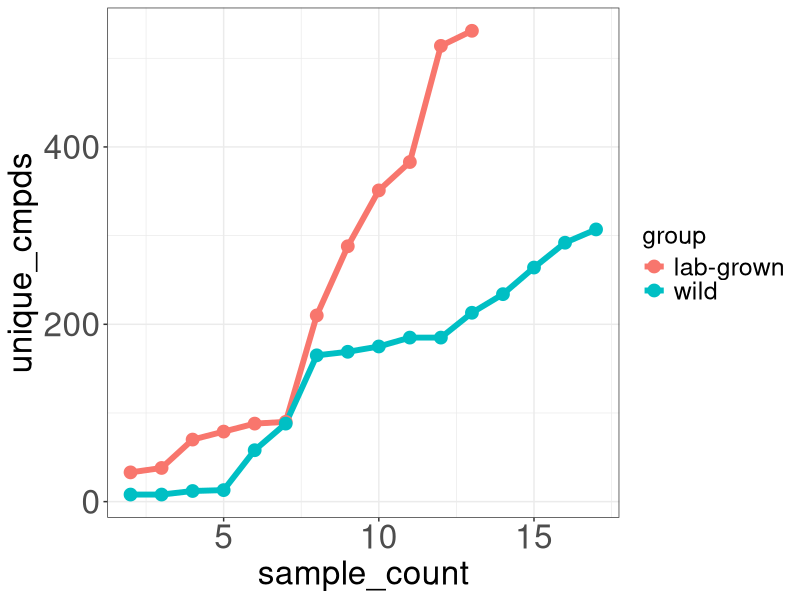
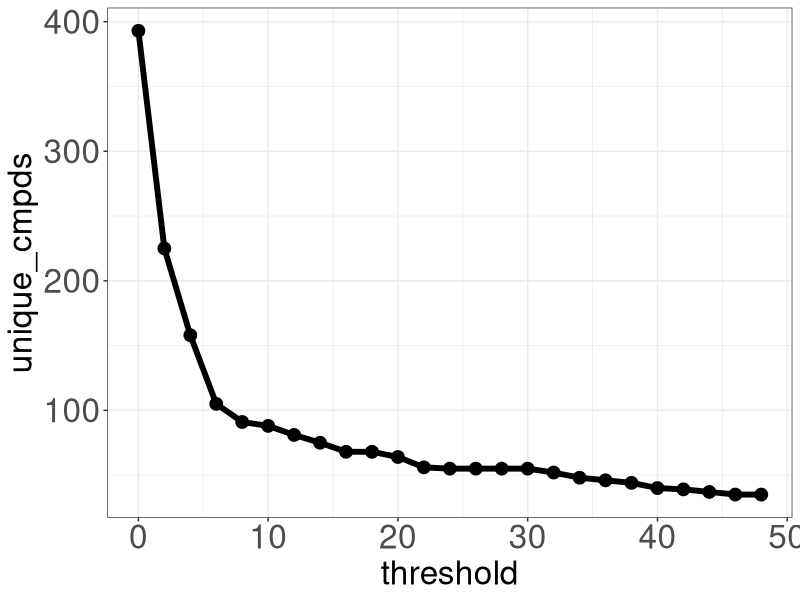

The R script that drew these images, in order:
setwd("~/Desktop")

library(ggplot2)

samples1 = read.table("sample_count_results.txt", sep="\t", header=T, check.names = F)
samples2 = read.table("sample_count_results_wild.txt", sep="\t", header=T, check.names = F)

samples = rbind(samples1, samples2)

ggplot(data=samples, aes(x=sample_count, y=unique_cmpds, colour=group)) + geom_line(size=2) + geom_point(size=4) + theme_bw() + theme(axis.text=element_text(size=24), axis.title=element_text(size=24), legend.text = element_text(size=18), legend.title = element_text(size=18))
filter1 = read.table("filter_threshold_results_50.txt", sep="\t", header=T, check.names = F)

ggplot(data=filter1, aes(x=threshold, y=unique_cmpds)) + geom_line(size=2) + geom_point(size=4) + theme_bw() + theme(axis.text=element_text(size=24), axis.title=element_text(size=24), legend.text = element_text(size=18), legend.title = element_text(size=18))
